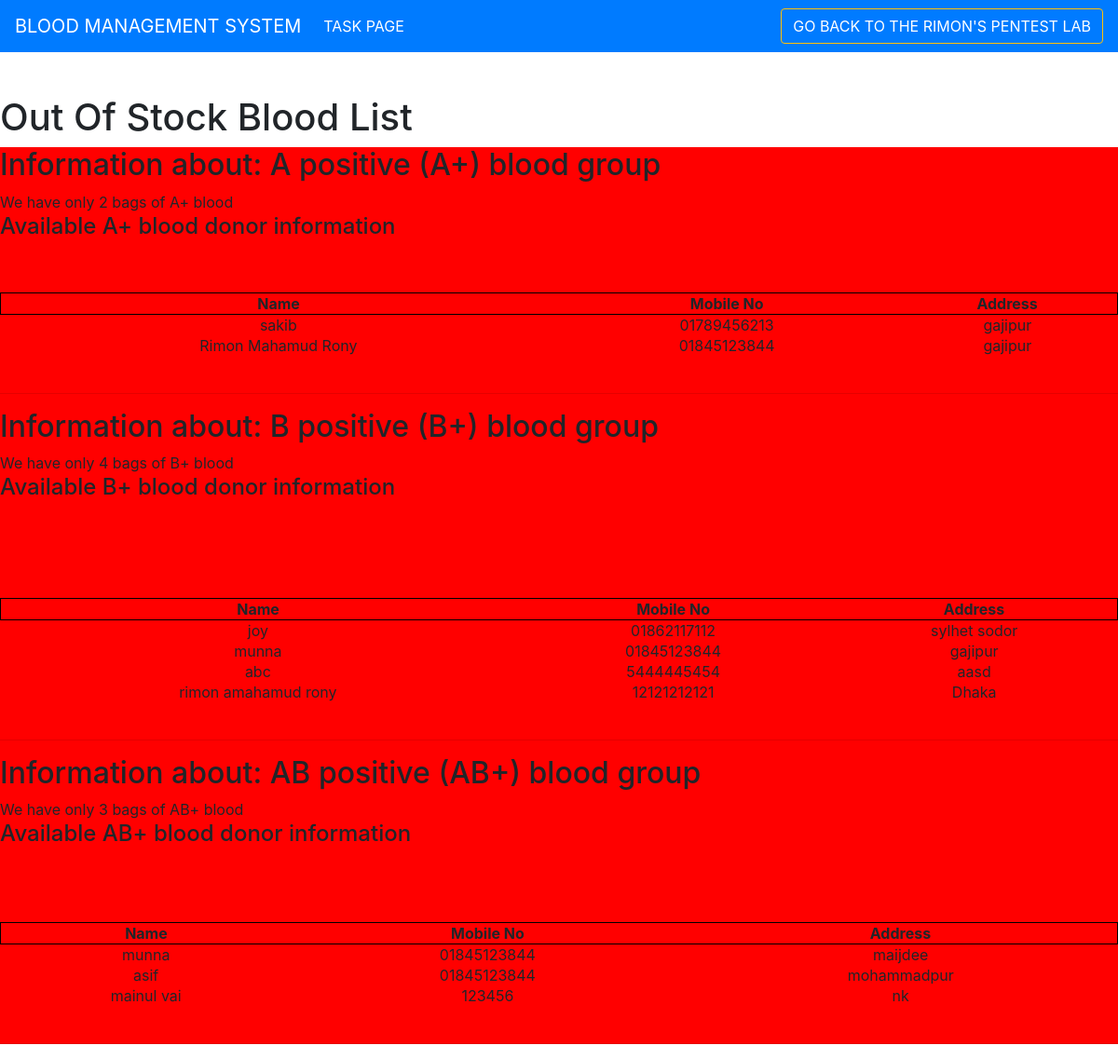
/out-stock-blood-list.php, run on the app's committed database.
### tables this page shows
CREATE TABLE `donor_registration` (
  `id` int(20) NOT NULL,
  `name` varchar(50) DEFAULT NULL,
  `age` varchar(20) DEFAULT NULL,
  `address` varchar(200) DEFAULT NULL,
  `city` varchar(15) DEFAULT NULL,
  `email` varchar(50) DEFAULT NULL,
  `mno` varchar(20) DEFAULT NULL,
  `bgroup` varchar(20) DEFAULT NULL
);

### out-stock-blood-list.php (the view, shortened to what this page needs)
<?php
include ('head.php');
include('connection.php');
?>
<div id="full">
	<div id="inner-full">
	<div id="header">
		<h2 align="center"><a href="admin.php" style="text-decoration: none;color: white;">Blood Bank Management System</a></h2>
	</div>
			<div id="body">
				    <h1>Out Of Stock Blood List</h1>
								<div class="v1" style="background-color: red;">
									<h2>Information about: A positive (A+) blood group</h2>
										<?php
												$q=$db->query("SELECT *FROM donor_registration WHERE bgroup='A+'");
												$row=$q->rowcount();
												if ($row<1) {
							    						echo "A+ is limited";
							    					}
							    					else{
							    						echo 'We have only '.$row.' bags of A+ blood';
							    					}
							    					echo'<br>';
											?>
											<h4>Available A+ blood donor information</h4>
											<table style="width: 100%; text-align: center; height: auto;">
													<tr style="border: 1px solid black;">
														<td ><b>Name</b></td>
														<td><b>Mobile No</b></td>
														<td><b>Address</b></td>
													</tr>
											<?php
							    					$q1=$db->query("SELECT *FROM donor_registration WHERE bgroup='A+'");
												foreach ($q1 as $r2)
												{
													echo '<tr>
							                       <td> '.$r2["name"].' </td>
							                       <td> '.$r2["mno"].' </td>
							                       <td> '.$r2["address"].'</td>
							                    </tr>';
							                    echo '<br>';
												}
											?>
											</table>
											<br>
											<hr>
										<h2>Information about: B positive (B+) blood group</h2>
										<?php
												$q=$db->query("SELECT *FROM donor_registration WHERE bgroup='B+'");
												$row=$q->rowcount();
												if ($row<1) {
							    						echo "B+ is limited";
							    					}
							    					else{
							    						echo 'We have only '.$row.' bags of B+ blood';
							    					}
							    					echo'<br>';
											?>
											<h4>Available B+ blood donor information</h4>
											<table style="width: 100%; text-align: center; height: auto;">
													<tr style="border: 1px solid black;">
														<td ><b>Name</b></td>
														<td><b>Mobile No</b></td>
														<td><b>Address</b></td>
													</tr>
											<?php
							    					$q=$db->query("SELECT *FROM donor_registration WHERE bgroup='B+'");
												foreach ($q as $r1)
												{
													echo '<tr>
							                       <td> '.$r1["name"].' </td>
							                       <td> '.$r1["mno"].' </td>
							                       <td> '.$r1["address"].'</td>
							                    </tr>';
							                    echo '<br>';
												}
											?>
											</table>
											<br>
											<hr>
											<h2>Information about: AB positive (AB+) blood group</h2>
										<?php
												$q=$db->query("SELECT *FROM donor_registration WHERE bgroup='AB+'");
												$row=$q->rowcount();
												if ($row<1) {
							    						echo "AB+ is limited";
							    					}
							    					else{
							    						echo 'We have only '.$row.' bags of AB+ blood';
							    					}
							    					echo'<br>';
											?>
											<h4>Available AB+ blood donor information</h4>
											<table style="width: 100%; text-align: center; height: auto;">
													<tr style="border: 1px solid black;">
														<td ><b>Name</b></td>
														<td><b>Mobile No</b></td>
														<td><b>Address</b></td>
													</tr>
											<?php
							    					$q1=$db->query("SELECT *FROM donor_registration WHERE bgroup='AB+'");
												foreach ($q1 as $r2)
												{
													echo '<tr>
							                       <td> '.$r2["name"].' </td>
							                       <td> '.$r2["mno"].' </td>
							                       <td> '.$r2["address"].'</td>
							                    </tr>';
							                    echo '<br>';
												}
											?>
											</table>
											<br>
											<hr>
									</div>
                    </div>
                </div>
            </div>
    </body>
</html>

### head.php (shortened to what this page needs)
<html>
<head>
	<link rel="stylesheet" href="https://stackpath.bootstrapcdn.com/bootstrap/4.4.1/css/bootstrap.min.css">
</head>
<nav class="navbar navbar-expand-lg navbar navbar-dark bg-primary">
  <a class="navbar-brand" href="admin.php">BLOOD MANAGEMENT SYSTEM</a>
  <div class="collapse navbar-collapse" id="navbarSupportedContent">
    <ul class="navbar-nav mr-auto">
      <li class="nav-item active">
        <a class="nav-link" href="index.php">TASK PAGE<span class="sr-only">(current)</span></a>
      </li>
  </div>
  <form class="form-inline my-2 my-lg-0">
      <button class="btn btn-outline-warning"><a href="http://rimonrony.info/" style="text-decoration: none; color:white;">GO BACK TO THE RIMON'S PENTEST LAB</a></button>
    </form>
</nav>

### data on the page
donor_registration: name "sakib", mno "01789456213", address "gajipur"
donor_registration: name "Rimon Mahamud Rony", mno "01845123844", address "gajipur"
donor_registration: name "joy", mno "01862117112", address "sylhet sodor"
donor_registration: name "munna", mno "01845123844", address "gajipur"
donor_registration: name "abc", mno "5444445454", address "aasd"
donor_registration: name "rimon amahamud rony", mno "12121212121", address "Dhaka"
donor_registration: name "munna", mno "01845123844", address "maijdee"
donor_registration: name "asif", mno "01845123844", address "mohammadpur"
donor_registration: name "mainul vai", mno "123456", address "nk"

### other printed values
$row "2"
$row "4"
$row "3"
